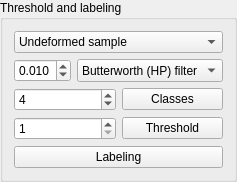
         <widget class="QGroupBox" name="groupBox">
          <property name="title">
           <string>Threshold and labeling</string>
          </property>
          <layout class="QVBoxLayout" name="verticalLayout_11">
           <item>
            <widget class="QComboBox" name="PresetBox">
             <property name="toolTip">
              <string>&lt;html&gt;&lt;head/&gt;&lt;body&gt;&lt;p&gt;&lt;span style=&quot; font-size:11pt;&quot;&gt;Selection of different pre-sets&lt;/span&gt;&lt;/p&gt;&lt;/body&gt;&lt;/html&gt;</string>
             </property>
             <item>
              <property name="text">
               <string>Undeformed sample</string>
              </property>
             </item>
             <item>
              <property name="text">
               <string>Slighlty deformed sample</string>
              </property>
             </item>
             <item>
              <property name="text">
               <string>Heavily deformed sample</string>
              </property>
             </item>
            </widget>
           </item>
           <item>
            <layout class="QHBoxLayout" name="horizontalLayout_3">
             <item>
              <widget class="QDoubleSpinBox" name="spinBox_filter">
               <property name="sizePolicy">
                <sizepolicy hsizetype="Preferred" vsizetype="Preferred">
                 <horstretch>0</horstretch>
                 <verstretch>0</verstretch>
                </sizepolicy>
               </property>
               <property name="minimumSize">
                <size>
                 <width>0</width>
                 <height>0</height>
                </size>
               </property>
               <property name="maximumSize">
                <size>
                 <width>117</width>
                 <height>16777215</height>
                </size>
               </property>
               <property name="toolTip">
                <string>&lt;html&gt;&lt;head/&gt;&lt;body&gt;&lt;p&gt;&lt;span style=&quot; font-size:11pt;&quot;&gt;Parameter value (Butterworth or mean, depending on the chosen filter).&lt;/span&gt;&lt;/p&gt;&lt;/body&gt;&lt;/html&gt;</string>
               </property>
               <property name="decimals">
                <number>3</number>
               </property>
               <property name="maximum">
                <double>0.500000000000000</double>
               </property>
               <property name="singleStep">
                <double>0.010000000000000</double>
               </property>
               <property name="value">
                <double>0.010000000000000</double>
               </property>
              </widget>
             </item>
             <item>
              <widget class="QComboBox" name="FilterBox">
               <property name="sizePolicy">
                <sizepolicy hsizetype="Preferred" vsizetype="Preferred">
                 <horstretch>0</horstretch>
                 <verstretch>0</verstretch>
                </sizepolicy>
               </property>
               <property name="minimumSize">
                <size>
                 <width>79</width>
                 <height>0</height>
                </size>
               </property>
               <property name="maximumSize">
                <size>
                 <width>16777215</width>
                 <height>16777215</height>
                </size>
               </property>
               <property name="toolTip">
                <string>&lt;html&gt;&lt;head/&gt;&lt;body&gt;&lt;p&gt;&lt;span style=&quot; font-size:11pt;&quot;&gt;Choose a filter and modify its value with the slider below.&lt;/span&gt;&lt;/p&gt;&lt;/body&gt;&lt;/html&gt;</string>
               </property>
               <item>
                <property name="text">
                 <string>Butterworth (HP) filter</string>
                </property>
               </item>
               <item>
                <property name="text">
                 <string>Mean filter</string>
                </property>
               </item>
               <item>
                <property name="text">
                 <string>Top-hat</string>
                </property>
               </item>
              </widget>
             </item>
            </layout>
           </item>
           <item>
            <layout class="QHBoxLayout" name="horizontalLayout">
             <item>
              <widget class="QSpinBox" name="ClassBox">
               <property name="sizePolicy">
                <sizepolicy hsizetype="Preferred" vsizetype="Minimum">
                 <horstretch>0</horstretch>
                 <verstretch>0</verstretch>
                </sizepolicy>
               </property>
               <property name="minimumSize">
                <size>
                 <width>79</width>
                 <height>0</height>
                </size>
               </property>
               <property name="maximumSize">
                <size>
                 <width>117</width>
                 <height>16777215</height>
                </size>
               </property>
               <property name="toolTip">
                <string>&lt;html&gt;&lt;head/&gt;&lt;body&gt;&lt;p&gt;&lt;span style=&quot; font-size:11pt;&quot;&gt;Choose a number of classes to perform Otsu segmentation.&lt;/span&gt;&lt;/p&gt;&lt;/body&gt;&lt;/html&gt;</string>
               </property>
               <property name="minimum">
                <number>2</number>
               </property>
               <property name="maximum">
                <number>30</number>
               </property>
               <property name="value">
                <number>4</number>
               </property>
              </widget>
             </item>
             <item>
              <widget class="QPushButton" name="ComputeClass_bttn">
               <property name="sizePolicy">
                <sizepolicy hsizetype="Preferred" vsizetype="Fixed">
                 <horstretch>0</horstretch>
                 <verstretch>0</verstretch>
                </sizepolicy>
               </property>
               <property name="minimumSize">
                <size>
                 <width>96</width>
                 <height>0</height>
                </size>
               </property>
               <property name="maximumSize">
                <size>
                 <width>16777215</width>
                 <height>16777215</height>
                </size>
               </property>
               <property name="toolTip">
                <string>&lt;html&gt;&lt;head/&gt;&lt;body&gt;&lt;p&gt;&lt;span style=&quot; font-size:11pt;&quot;&gt;Run the Otsu computation given the number of classes.&lt;/span&gt;&lt;/p&gt;&lt;/body&gt;&lt;/html&gt;</string>
               </property>
               <property name="text">
                <string>Classes</string>
               </property>
               <property name="icon">
                <iconset>
                 <normaloff>../Traitement_stack/icons/filter_icon.png</normaloff>../Traitement_stack/icons/filter_icon.png</iconset>
               </property>
              </widget>
             </item>
            </layout>
           </item>
           <item>
            <layout class="QHBoxLayout" name="horizontalLayout_2">
             <item>
              <widget class="QSpinBox" name="ThresholdBox">
               <property name="sizePolicy">
                <sizepolicy hsizetype="Preferred" vsizetype="Minimum">
                 <horstretch>0</horstretch>
                 <verstretch>0</verstretch>
                </sizepolicy>
               </property>
               <property name="minimumSize">
                <size>
                 <width>79</width>
                 <height>0</height>
                </size>
               </property>
               <property name="maximumSize">
                <size>
                 <width>117</width>
                 <height>16777215</height>
                </size>
               </property>
               <property name="toolTip">
                <string>&lt;html&gt;&lt;head/&gt;&lt;body&gt;&lt;p&gt;&lt;span style=&quot; font-size:11pt;&quot;&gt;Choose the classes that must be kept in the binary thresholding (current value included).&lt;/span&gt;&lt;/p&gt;&lt;/body&gt;&lt;/html&gt;</string>
               </property>
               <property name="minimum">
                <number>1</number>
               </property>
               <property name="maximum">
                <number>30</number>
               </property>
               <property name="value">
                <number>1</number>
               </property>
              </widget>
             </item>
             <item>
              <widget class="QPushButton" name="Threshold_bttn">
               <property name="sizePolicy">
                <sizepolicy hsizetype="Preferred" vsizetype="Fixed">
                 <horstretch>0</horstretch>
                 <verstretch>0</verstretch>
                </sizepolicy>
               </property>
               <property name="minimumSize">
                <size>
                 <width>96</width>
                 <height>0</height>
                </size>
               </property>
               <property name="maximumSize">
                <size>
                 <width>16777215</width>
                 <height>16777215</height>
                </size>
               </property>
               <property name="toolTip">
                <string>&lt;html&gt;&lt;head/&gt;&lt;body&gt;&lt;p&gt;&lt;span style=&quot; font-size:11pt;&quot;&gt;Perform the thresholding to obtain a binary image.&lt;/span&gt;&lt;/p&gt;&lt;/body&gt;&lt;/html&gt;</string>
               </property>
               <property name="text">
                <string>Threshold</string>
               </property>
               <property name="icon">
                <iconset>
                 <normaloff>../Traitement_stack/icons/filter_icon.png</normaloff>../Traitement_stack/icons/filter_icon.png</iconset>
               </property>
              </widget>
             </item>
            </layout>
           </item>
           <item>
            <widget class="QPushButton" name="ComputeLabels_bttn">
             <property name="sizePolicy">
              <sizepolicy hsizetype="Minimum" vsizetype="Fixed">
               <horstretch>0</horstretch>
               <verstretch>0</verstretch>
              </sizepolicy>
             </property>
             <property name="minimumSize">
              <size>
               <width>96</width>
               <height>0</height>
              </size>
             </property>
             <property name="maximumSize">
              <size>
               <width>16777215</width>
               <height>16777215</height>
              </size>
             </property>
             <property name="toolTip">
              <string>&lt;html&gt;&lt;head/&gt;&lt;body&gt;&lt;p&gt;&lt;span style=&quot; font-size:11pt;&quot;&gt;Perform determination of grain (labeling grains).&lt;/span&gt;&lt;/p&gt;&lt;/body&gt;&lt;/html&gt;</string>
             </property>
             <property name="text">
              <string>Labeling</string>
             </property>
             <property name="icon">
              <iconset>
               <normaloff>../Traitement_stack/icons/run_icon.png</normaloff>../Traitement_stack/icons/run_icon.png</iconset>
             </property>
            </widget>
           </item>
          </layout>
         </widget>
